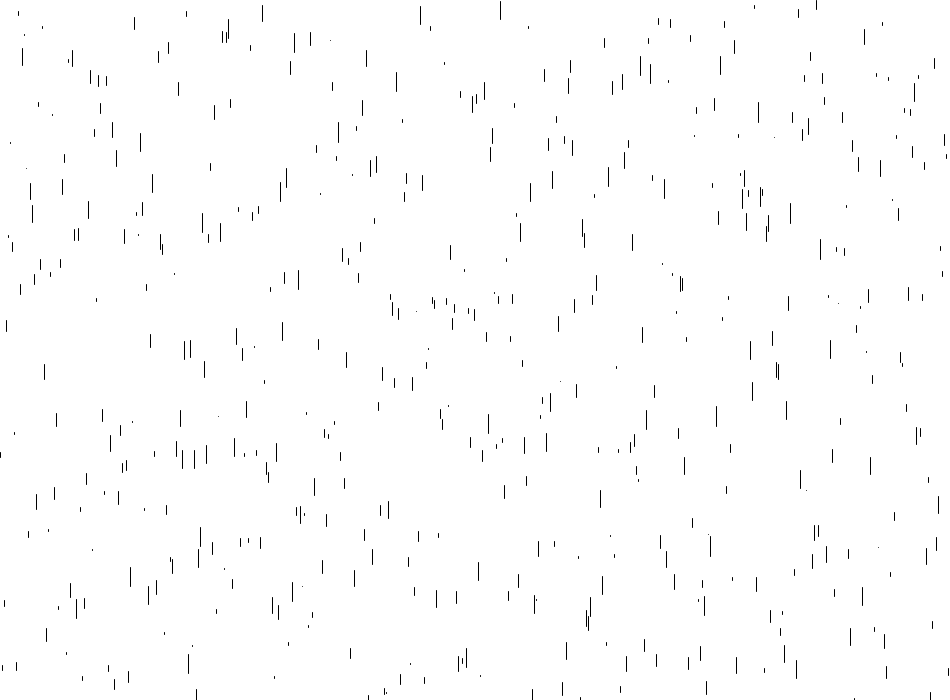
Frame 1 (no input)
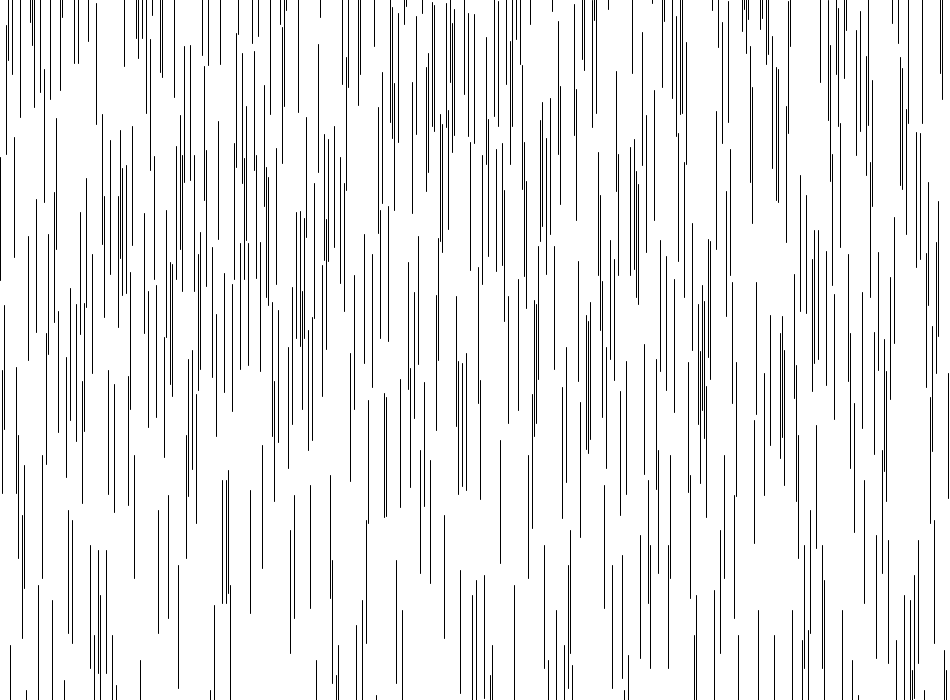
Frame 60 (the mouse pressed at the canvas centre just before this capture)
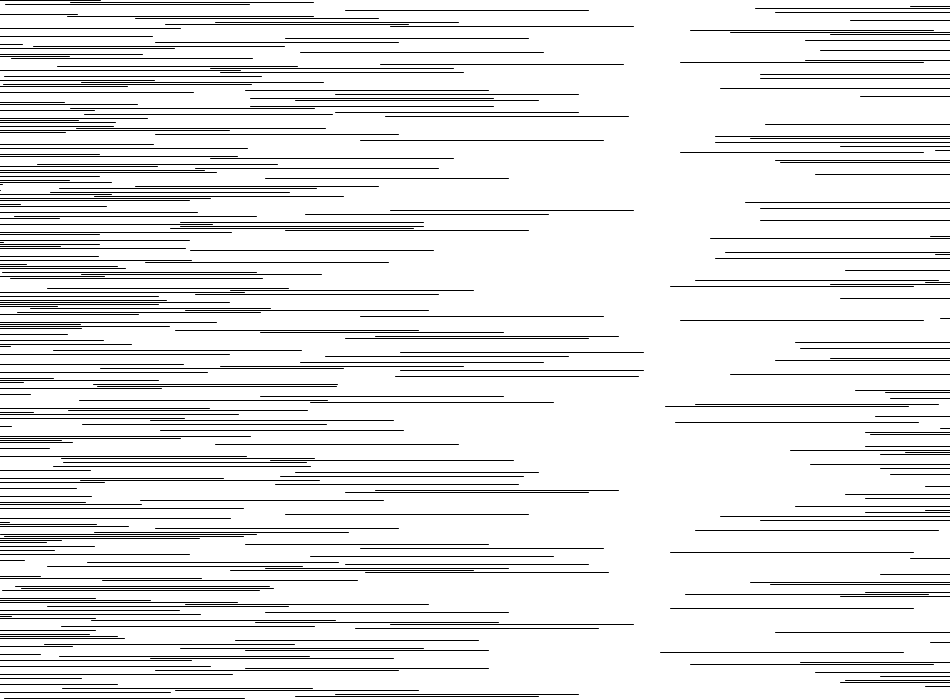
Frame 120 (the mouse held since frame 60 and released just before this capture)

The Processing sketch that drew these frames (run headless with seeded random() and noise(); from frame 60 on, the mouse is pressed at the canvas centre):

// Processing sketch: processing_140533
// ── processing_140533.pde

/*
NATHAN STETTER
ART 3001: Internet Art
PROJECT 2: 'Snake Life'
*/


class Snake {
 float x1, x2, y1, y2;
 int s, g, len;
 
 Snake(float xx1, float yy1, float xx2, float yy2) {
   x1 = xx1;
   y1 = yy1;
   x2 = xx2;
   y2 = yy2;
   len = 5;
   s = 5;
   g = 2;
 } 
  
 void display() {
   if (mousePressed == false) {
     line(x1, y1, x2, y2);
   } else {
     line(y1, x1, y2, x2); 
   }
     
 }
 
 void grow() {
    y2 += g;
    len += g;
 }
 
 void move() {
   if (mousePressed == false) {
     if (y2 < 0) {
       y1 = height;
       y2 = height + len; 
     }
   } else {
     if (y2 < 0) {
       y1 = width;
       y2 = width + len; 
     }
   }
   
   y1 -= s;
   y2 -= s;
 }
 
 void resetSize() {
   len = 5; 
 }

}

Snake[] s1;
boolean rl, ud;
int c = 0;
int count;

void setup() {
  size(950, 700);
  background(255);  
  strokeWeight(1);
  count = width/2;
  s1 = new Snake[count];
  float x1 = 0;
  float y1, y2;
  //fill array of snakes
  for (int i = 0; i < count; i++) {
    y1 = random(height);
    y2 = y1 + random(20);
    s1[i] =  new Snake(x1, y1, x1, y2);
    x1 += 2;  
  }
}

void draw() {
  background(255);
  stroke(c);
  //draw our row of snakes and let them move and grow
  for (int j = 0; j < count; j++) {
    s1[j].display();
    s1[j].move();
    s1[j].grow(); 
  }
  
  if (c < 0) {
      c = 255;
    } else if (c > 255) {
      c = 0;
    }
}


void keyPressed() {
  if (key == CODED) {
    if (keyCode == UP) {
      c+=5;
    }
    if (keyCode == DOWN) {
      c-=5;
    }
    
  
  }
  if (key == ' ') {
    for (int k = 0; k < count; k++) {
    s1[k].resetSize();
    }
  }  
  
}
